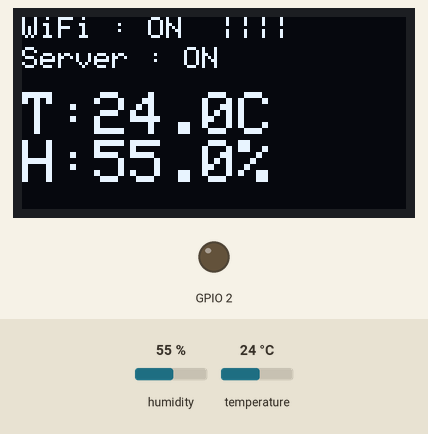
Bench run of a sketch on a simulated ESP8266 (NodeMCU). Parts: 128×64 one-colour display, output pins drawn as LEDs (lit = HIGH). Dashed ring = blinking. The test bench sets the inputs (shaded band); at power-on: humidity 55 %, temperature 24 °C. WiFi joins after 1.5 s; servers stay silent unless stated; no MQTT or app messages arrive unless stated; what the sketch prints to the serial monitor is not drawn.

Above: at 2.9 s.
3.0 s: humidity set to 22 %
At 6.1 s:
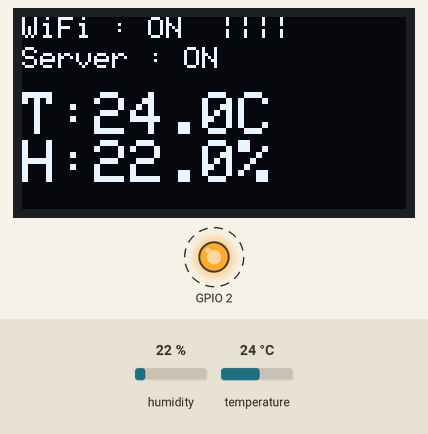
6.8 s: temperature set to 12 °C
At 9.9 s:
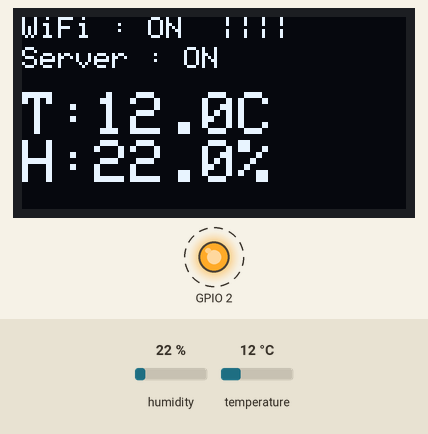
10.5 s: humidity set to 40 %
At 11.9 s:
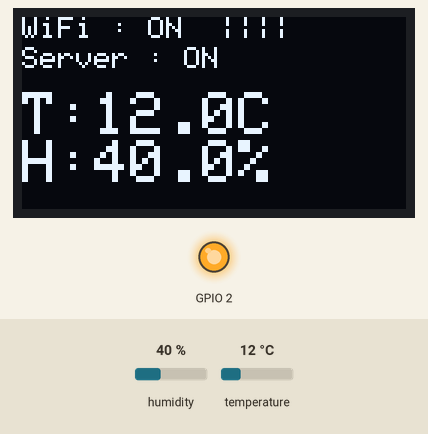
13.3 s: temperature set to 19 °C
At 15.9 s:
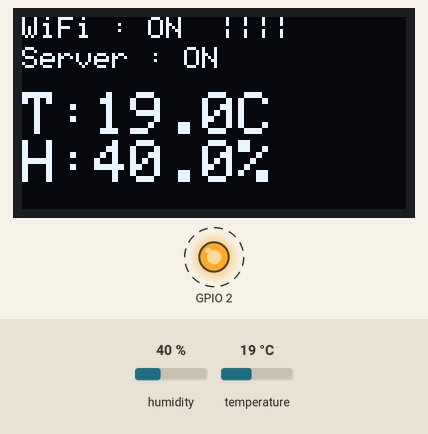
Timing chart, 0 to 17.9 s (numbered marks = the images above; inputs shaded):
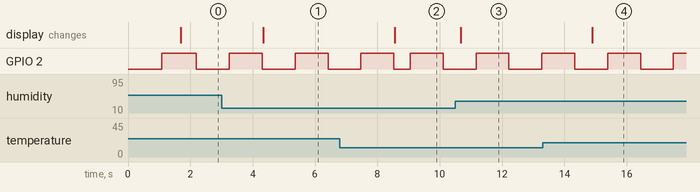

Measured:
- after the input at 3.0 s, the display: changes after 1.3 s (image 1)
- after the input at 6.8 s, the display: changes after 1.8 s (image 2)
- after the input at 10.5 s, the display: changes after 0.17 s (image 3)
- after the input at 13.3 s, the display: changes after 1.6 s (image 4)
- by itself, GPIO 2: alternates HIGH for 1.1 s and LOW for 1.1 s

The sketch:

sketch_jun12a.ino
```cpp
#include <Wire.h>
#include <Adafruit_GFX.h>
#include <Adafruit_SSD1306.h>
#include <ESP8266WiFi.h>
#include <DHT.h>
#include <PubSubClient.h>

// Configuration
#define DHTPIN 14     // D5
//#define DHTPIN_2 12 // D6

#define DHTTYPE DHT22
#define SCREEN_WIDTH 128
#define SCREEN_HEIGHT 64
#define WIFI_SSID "Bbox-54ECD2D6"
#define WIFI_PASSWORD "9TbHnuMA13vmtDn1ru"

const char* mqtt_host = "192.168.1.129";
const char* mqtt_user = "Brazil";
const char* mqtt_password = "password";
const int mqtt_port = 1883;

WiFiClient espClient;
PubSubClient client(espClient);

DHT dht(DHTPIN, DHTTYPE);
//DHT dht2(DHTPIN_2, DHTTYPE);

Adafruit_SSD1306 display(SCREEN_WIDTH, SCREEN_HEIGHT, &Wire, -1);

void setup() {
  Serial.begin(115200);
  pinMode(2, OUTPUT);
  dht.begin();
//dht2.begin();

  if(!display.begin(SSD1306_SWITCHCAPVCC, 0x3C)) { for(;;); }

  WiFi.begin(WIFI_SSID, WIFI_PASSWORD);
  client.setServer(mqtt_host, mqtt_port);
}

void loop() {
  // Gestion Wi-Fi et MQTT
  if (WiFi.status() == WL_CONNECTED) {
    if (!client.connected()) {
      if (client.connect("ESP8266Client", mqtt_user, mqtt_password)) {
          Serial.println("Connecté avec authentification !");
      } else {
          Serial.println("Échec connexion, vérifiez mot de passe");
      }
    }
    client.loop();
  }

  float h = dht.readHumidity();
  float t = dht.readTemperature();

//float h2 = dht2.readHumidity();
//float t2 = dht2.readTemperature();

  digitalWrite(2, ((millis() / 1000) % 2 == 0) ? LOW : HIGH);

  // --- Affichage Écran ---
  display.clearDisplay();
  display.setTextSize(1);
  display.setTextColor(WHITE);

  // Ligne 1 : État Wi-Fi
  display.setCursor(0, 0);
  display.print("WiFi : ");
  display.print(WiFi.status() == WL_CONNECTED ? "ON " : "OFF");
  if (WiFi.status() == WL_CONNECTED) {
    long rssi = WiFi.RSSI();
    display.print(rssi > -60 ? " ||||" : " ||");
  }

  // Ligne 2 : État Serveur MQTT
  display.setCursor(0, 10);
  display.print("Server : ");
  display.print(client.connected() ? "ON" : "OFF");

  // Corps : Données
  display.setCursor(0, 25);
  display.setTextSize(2);
  if (!isnan(h) && !isnan(t)) {
    display.print("T:"); display.print(t, 1); display.println("C");
    display.print("H:"); display.print(h, 1); display.println("%");

    // Envoi MQTT toutes les 5 secondes
    if (client.connected() && (millis() % 5000 < 500)) {
      client.publish("dht22-t1", String(t).c_str());
      client.publish("dht22-h1", String(h).c_str());

//    client.publish("maison/capteur2/temp", String(t2).c_str());
    }
  }

  display.display();
  delay(500);
}
```
